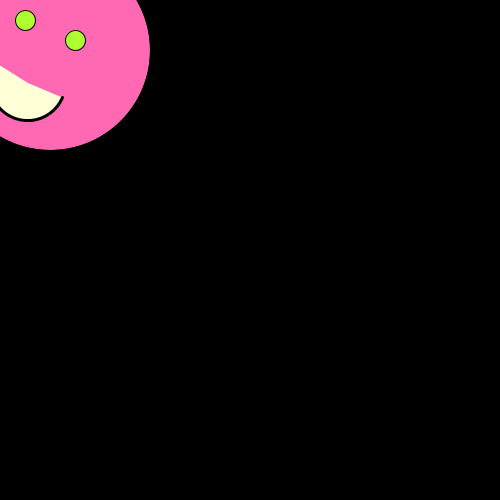
Frame 1 (no input)
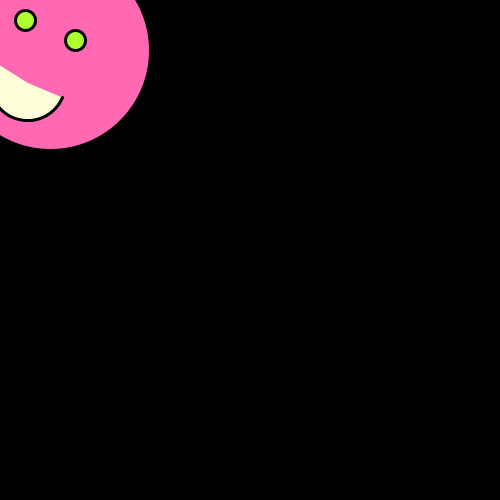
Frame 60 (the mouse pressed at the canvas centre just before this capture)
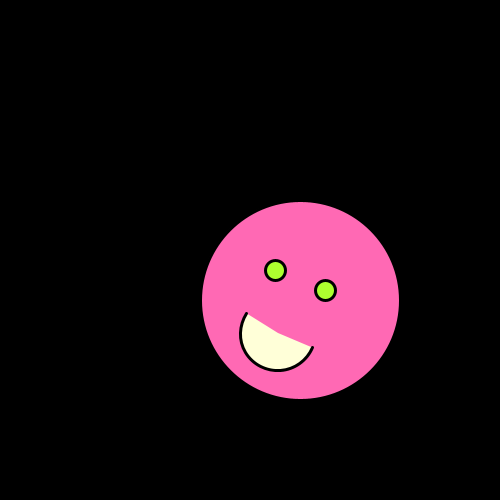
Frame 120 (the mouse held since frame 60 and released just before this capture)

The Processing sketch that drew these frames (run headless with seeded random() and noise(); from frame 60 on, the mouse is pressed at the canvas centre):

// Processing sketch: processing_106725
// ── processing_106725.pde

int counter;
int Rectum_x = 28;
int Rectum_y = 83;
 
 

void setup() {  //setup function called initially, only once
  size(500, 500);
  background(255);  //set background white
}
 
void draw() {  //draw function loops 
 
    background(0);
 
    fill(255,105,180 );
 
    ellipse(mouseX+50,mouseY+50,200,200);
 
    // eyes
    fill( 173, 255, 47);
    ellipse(mouseX+75,mouseY+40,20,20);
    ellipse(mouseX+25,mouseY+20,20,20);
    
stroke(0);
strokeWeight(3);
fill(219-112-147);
arc(mouseX+Rectum_x, mouseY+Rectum_y, 75, 75, 0.4, 3.7);

 
}
